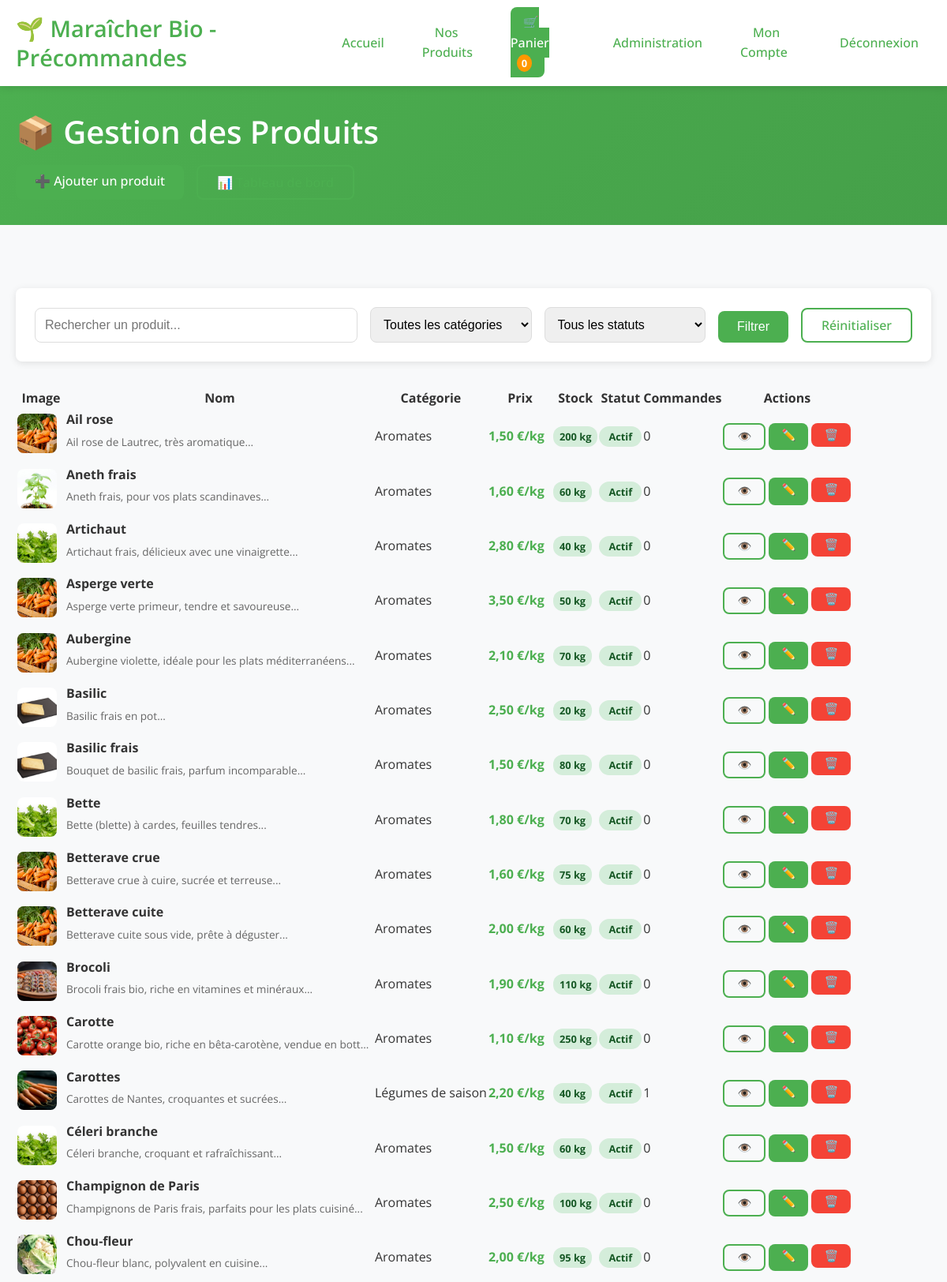
Page /admin/produits.php (signed in, upper part) on the committed database.
### tables this page shows
CREATE TABLE `produits` (
  `id` int(11) NOT NULL,
  `nom` varchar(100) NOT NULL,
  `description` text DEFAULT NULL,
  `prix` decimal(10,2) NOT NULL,
  `stock` int(11) NOT NULL DEFAULT 0,
  `image` varchar(255) DEFAULT NULL,
  `categorie_id` int(11) DEFAULT NULL,
  `actif` tinyint(1) DEFAULT 1,
  `date_creation` datetime DEFAULT current_timestamp()
);

CREATE TABLE `categories` (
  `id` int(11) NOT NULL,
  `nom` varchar(50) NOT NULL,
  `description` text DEFAULT NULL,
  `actif` tinyint(1) DEFAULT 1
);

### includes/config.php (called while the page is built, shortened)
<?php
function format_price($price) {
    return number_format($price, 2, ',', ' ') . ' €';
}
?>

### admin/produits.php (the view, shortened to what this page needs)
<?php
require_once '../includes/config.php';
$action = $_GET['action'] ?? 'list';
$products = [];
if ($action === 'list') {
    $search = $_GET['search'] ?? '';
    $status_filter = $_GET['status'] ?? 'all';
    $where_conditions = ['1=1'];
    $params = [];
    $where_clause = implode(' AND ', $where_conditions);
    $stmt = $pdo->prepare("
        SELECT p.*, c.nom as categorie_nom,
               (SELECT COUNT(*) FROM commande_produits cp WHERE cp.produit_id = p.id) as nb_commandes
        FROM produits p
        LEFT JOIN categories c ON p.categorie_id = c.id
        WHERE $where_clause
        ORDER BY p.nom ASC
    ");
    $stmt->execute($params);
    $products = $stmt->fetchAll();
}
include '../includes/header.php';
?>
<section class="admin-header">
    <div class="container">
        <h1>📦 Gestion des Produits</h1>
        <div class="admin-actions">
            <?php if ($action !== 'add'): ?>
                <a href="?action=add" class="btn btn-primary">➕ Ajouter un produit</a>
            <?php endif; ?>
            <a href="dashboard.php" class="btn btn-outline">📊 Tableau de bord</a>
        </div>
    </div>
</section>
<section class="admin-content">
    <div class="container">
        <?php if ($action === 'list'): ?>
            <div class="products-management">
                <div class="filters-section">
                    <form method="get" action="" class="admin-filters">
                        <div class="filter-group">
                            <input type="text" name="search" placeholder="Rechercher un produit..."
                                   value="<?php echo htmlspecialchars($search ?? ''); ?>">
                        </div>
                        <div class="filter-group">
                            <select name="category">
                                <option value="0">Toutes les catégories</option>
                            </select>
                        </div>
                        <div class="filter-group">
                            <select name="status">
                                <option value="all" <?php echo ($status_filter === 'all') ? 'selected' : ''; ?>>Tous les statuts</option>
                            </select>
                        </div>
                        <button type="submit" class="btn btn-primary">Filtrer</button>
                        <a href="produits.php" class="btn btn-outline">Réinitialiser</a>
                    </form>
                </div>
                <div class="table-responsive">
                    <table class="admin-table">
                        <thead>
                            <tr>
                                <th>Image</th>
                                <th>Nom</th>
                                <th>Catégorie</th>
                                <th>Prix</th>
                                <th>Stock</th>
                                <th>Statut</th>
                                <th>Commandes</th>
                                <th>Actions</th>
                            </tr>
                        </thead>
                        <tbody>
                            <?php if (!empty($products)): ?>
                                <?php foreach ($products as $prod): ?>
                                    <tr class="<?php echo $prod['actif'] ? '' : 'inactive-row'; ?>">
                                        <td class="product-image-cell">
                                            <?php if ($prod['image']): ?>
                                                <img src="../assets/uploads/<?php echo htmlspecialchars($prod['image']); ?>"
                                                     alt="<?php echo htmlspecialchars($prod['nom']); ?>"
                                                     class="product-thumbnail">
                                            <?php else: ?>
                                                <div class="no-image-thumb">📦</div>
                                            <?php endif; ?>
                                        </td>
                                        <td>
                                            <strong><?php echo htmlspecialchars($prod['nom']); ?></strong>
                                            <div class="product-description">
                                                <?php echo htmlspecialchars(substr($prod['description'], 0, 60)); ?>...
                                            </div>
                                        </td>
                                        <td><?php echo htmlspecialchars($prod['categorie_nom'] ?? 'Aucune'); ?></td>
                                        <td class="price-cell"><?php echo format_price($prod['prix']); ?>/kg</td>
                                        <td class="stock-cell">
                                            <span class="stock-badge <?php echo $prod['stock'] <= 5 ? 'stock-low' : ($prod['stock'] <= 15 ? 'stock-medium' : 'stock-good'); ?>">
                                                <?php echo $prod['stock']; ?> kg
                                            </span>
                                        </td>
                                        <td>
                                            <span class="status-badge <?php echo $prod['actif'] ? 'status-active' : 'status-inactive'; ?>">
                                                <?php echo $prod['actif'] ? 'Actif' : 'Inactif'; ?>
                                            </span>
                                        </td>
                                        <td class="orders-cell"><?php echo $prod['nb_commandes']; ?></td>
                                        <td class="actions-cell">
                                            <div class="action-buttons">
                                                <a href="?action=view&id=<?php echo $prod['id']; ?>"
                                                   class="btn btn-small btn-outline" title="Voir">👁️</a>
                                                <a href="?action=edit&id=<?php echo $prod['id']; ?>"
                                                   class="btn btn-small btn-primary" title="Modifier">✏️</a>
                                                <form method="post" action="?action=delete&id=<?php echo $prod['id']; ?>"
                                                      style="display: inline;"
                                                      onsubmit="return confirmDelete('Êtes-vous sûr de vouloir supprimer ce produit ?')">
                                                    <button type="submit" class="btn btn-small btn-danger" title="Supprimer">🗑️</button>
                                                </form>
                                            </div>
                                        </td>
                                    </tr>
                                <?php endforeach; ?>
                            <?php endif; ?>
                        </tbody>
                    </table>
                </div>
            </div>
        <?php endif; ?>
    </div>
</section>
<?php include '../includes/footer.php'; ?>

### assets/css/style.css (style rules this page uses)
:root { --primary-color: #4CAF50; --primary-dark: #45a049; --secondary-color: #8BC34A; --accent-color: #FF9800; --text-color: #333; --text-light: #666; --text-muted: #888; --bg-color: #ffffff; --bg-light: #f8f9fa; --border-color: #ddd; --shadow: 0 2px 10px rgba(0,0,0,0.1); --shadow-hover: 0 5px 20px rgba(0,0,0,0.15); --radius: 8px; --radius-large: 15px; --transition: all 0.3s ease; }
* { margin: 0; padding: 0; box-sizing: border-box; }
body { font-family: 'Open Sans', -apple-system, BlinkMacSystemFont, 'Segoe UI', Roboto, sans-serif; line-height: 1.6; color: var(--text-color); background-color: var(--bg-light); }
.container { max-width: 1200px; margin: 0 auto; padding: 0 20px; }
h1, h2, h3, h4, h5, h6 { margin-bottom: 1rem; font-weight: 600; line-height: 1.3; }
h1 { font-size: 2.5rem; }
a { color: var(--primary-color); text-decoration: none; transition: var(--transition); }
.btn { display: inline-block; padding: 0.75rem 1.5rem; border: none; border-radius: var(--radius); font-size: 1rem; font-weight: 500; text-decoration: none; text-align: center; cursor: pointer; transition: var(--transition); line-height: 1; }
.btn-primary { background: var(--primary-color); color: white; }
.btn-outline { background: transparent; color: var(--primary-color); border: 2px solid var(--primary-color); }
.btn-danger { background: #f44336; color: white; }
.btn-small { padding: 0.5rem 1rem; font-size: 0.9rem; }
section { padding: 3rem 0; }
.product-description { color: var(--text-light); margin-bottom: 1rem; font-size: 0.95rem; }
.filter-group { display: flex; flex-direction: column; }
.filter-group input, .filter-group select { padding: 0.75rem; border: 1px solid var(--border-color); border-radius: var(--radius); font-size: 1rem; }

### admin/produits.php (style rules this page uses)
.admin-header { background: linear-gradient(135deg, #4CAF50, #45a049); color: white; padding: 2rem 0; margin-bottom: 2rem; }
.admin-actions { display: flex; gap: 1rem; margin-top: 1rem; flex-wrap: wrap; }
.filters-section { background: white; padding: 1.5rem; border-radius: var(--radius); box-shadow: var(--shadow); margin-bottom: 2rem; }
.admin-filters { display: grid; grid-template-columns: 2fr 1fr 1fr auto auto; gap: 1rem; align-items: end; }
.product-image-cell { width: 60px; }
.product-thumbnail { width: 50px; height: 50px; object-fit: cover; border-radius: var(--radius); }
.product-description { font-size: 0.85rem; color: var(--text-light); margin-top: 0.25rem; }
.price-cell { font-weight: bold; color: var(--primary-color); }
.stock-cell .stock-badge { padding: 0.25rem 0.5rem; border-radius: 12px; font-size: 0.8rem; font-weight: bold; }
.stock-good { background: #d4edda; color: #155724; }
.status-badge { padding: 0.25rem 0.75rem; border-radius: 15px; font-size: 0.8rem; font-weight: bold; }
.status-active { background: #d4edda; color: #155724; }
.action-buttons { display: flex; gap: 0.25rem; }

### rows in the picture
produits: image (picture), nom "Ail rose", description "Ail rose de Lautrec, très aromatique", categorie.nom "Aromates", prix "1,50 €", stock "200", actif "Actif", nb_commandes "0"
produits: image (picture), nom "Aneth frais", description "Aneth frais, pour vos plats scandinaves", categorie.nom "Aromates", prix "1,60 €", stock "60", actif "Actif", nb_commandes "0"
produits: image (picture), nom "Artichaut", description "Artichaut frais, délicieux avec une vinaigrette", categorie.nom "Aromates", prix "2,80 €", stock "40", actif "Actif", nb_commandes "0"
produits: image (picture), nom "Asperge verte", description "Asperge verte primeur, tendre et savoureuse", categorie.nom "Aromates", prix "3,50 €", stock "50", actif "Actif", nb_commandes "0"
produits: image (picture), nom "Aubergine", description "Aubergine violette, idéale pour les plats méditerranéens", categorie.nom "Aromates", prix "2,10 €", stock "70", actif "Actif", nb_commandes "0"
produits: image (picture), nom "Basilic", description "Basilic frais en pot", categorie.nom "Aromates", prix "2,50 €", stock "20", actif "Actif", nb_commandes "0"
produits: image (picture), nom "Basilic frais", description "Bouquet de basilic frais, parfum incomparable", categorie.nom "Aromates", prix "1,50 €", stock "80", actif "Actif", nb_commandes "0"
produits: image (picture), nom "Bette", description "Bette (blette) à cardes, feuilles tendres", categorie.nom "Aromates", prix "1,80 €", stock "70", actif "Actif", nb_commandes "0"
produits: image (picture), nom "Betterave crue", description "Betterave crue à cuire, sucrée et terreuse", categorie.nom "Aromates", prix "1,60 €", stock "75", actif "Actif", nb_commandes "0"
produits: image (picture), nom "Betterave cuite", description "Betterave cuite sous vide, prête à déguster", categorie.nom "Aromates", prix "2,00 €", stock "60", actif "Actif", nb_commandes "0"
produits: image (picture), nom "Brocoli", description "Brocoli frais bio, riche en vitamines et minéraux", categorie.nom "Aromates", prix "1,90 €", stock "110", actif "Actif", nb_commandes "0"
produits: image (picture), nom "Carotte", description "Carotte orange bio, riche en bêta-carotène, vendue en bott", categorie.nom "Aromates", prix "1,10 €", stock "250", actif "Actif", nb_commandes "0"
produits: image (picture), nom "Carottes", description "Carottes de Nantes, croquantes et sucrées", categorie.nom "Légumes de saison", prix "2,20 €", stock "40", actif "Actif", nb_commandes "1"
produits: image (picture), nom "Céleri branche", description "Céleri branche, croquant et rafraîchissant", categorie.nom "Aromates", prix "1,50 €", stock "60", actif "Actif", nb_commandes "0"
produits: image (picture), nom "Champignon de Paris", description "Champignons de Paris frais, parfaits pour les plats cuisiné", categorie.nom "Aromates", prix "2,50 €", stock "100", actif "Actif", nb_commandes "0"
produits: image (picture), nom "Chou-fleur", description "Chou-fleur blanc, polyvalent en cuisine", categorie.nom "Aromates", prix "2,00 €", stock "95", actif "Actif", nb_commandes "0"

### other values in the picture
SITE_NAME "Maraîcher Bio - Précommandes"
$cart_count "0"
